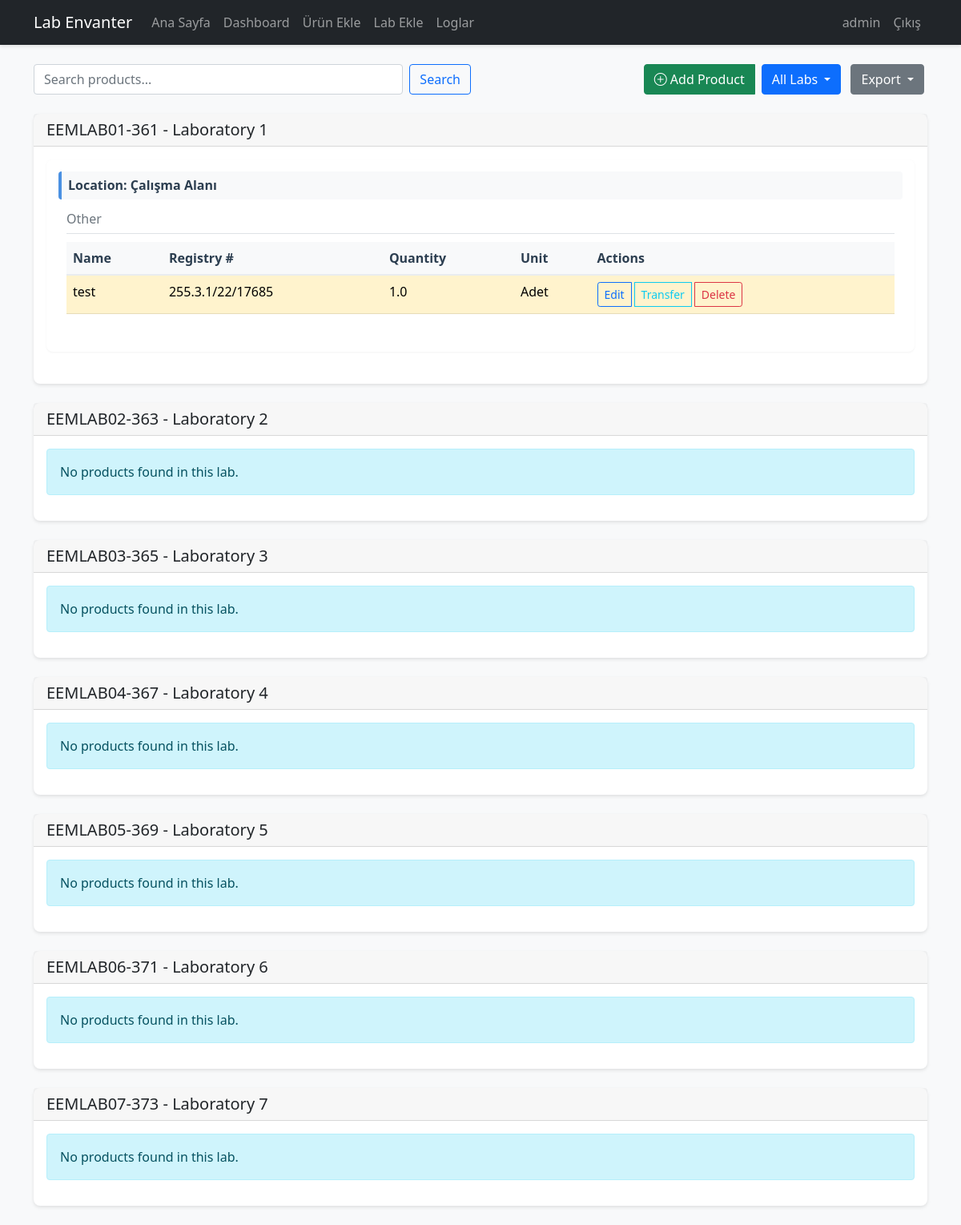
The page /dashboard (signed in) on the database as committed earlier.
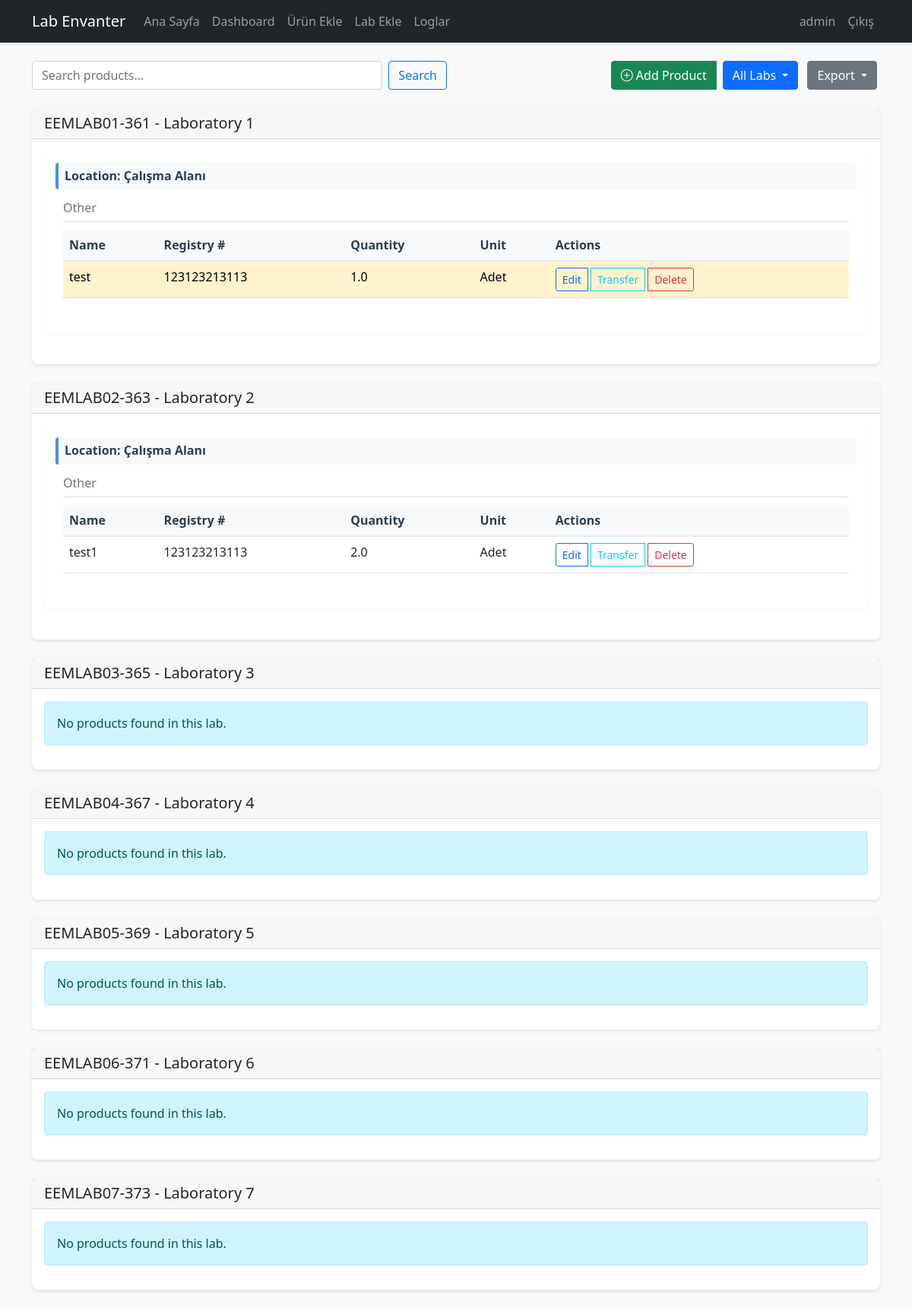
The same page on the database as committed later.
### app/models/lab.py (models this page shows)
class Lab(db.Model):
    id = db.Column(db.Integer, primary_key=True)
    code = db.Column(db.String(20), unique=True, nullable=False)
    name = db.Column(db.String(100), unique=True, nullable=False)
    description = db.Column(db.Text)
    location = db.Column(db.String(200))
    max_cabinets = db.Column(db.Integer, nullable=False, default=8)
    products = db.relationship('Product', backref='lab', lazy='dynamic')
    PREDEFINED_LABS = [
        ('EEMLAB01-361', 'EEMLAB01-361', 'Laboratory 1', 8),
        ('EEMLAB02-363', 'EEMLAB02-363', 'Laboratory 2', 8),
        ('EEMLAB03-365', 'EEMLAB03-365', 'Laboratory 3', 8),
        ('EEMLAB04-367', 'EEMLAB04-367', 'Laboratory 4', 8),
        ('EEMLAB05-369', 'EEMLAB05-369', 'Laboratory 5', 8),
        ('EEMLAB06-371', 'EEMLAB06-371', 'Laboratory 6', 8),
        ('EEMLAB07-373', 'EEMLAB07-373', 'Laboratory 7', 8),
    ]
    @classmethod
    def get_predefined_labs(cls):
        for code,name,desc,maxc in cls.PREDEFINED_LABS:
            lab = cls.query.filter_by(code=code).first()
            if not lab:
                lab = cls(code=code, name=name, description=desc, max_cabinets=maxc)
                db.session.add(lab)
        db.session.commit()
        return cls.query.filter(cls.code.in_([c for c,_,_,_ in cls.PREDEFINED_LABS])).all()

### app/models/product.py (models this page shows, shortened)
class Product(db.Model):
    __tablename__ = 'product'
    id = db.Column(db.Integer, primary_key=True)
    name = db.Column(db.String(200), nullable=False)
    registry_number = db.Column(db.String(50), nullable=False, index=True)
    quantity = db.Column(db.Integer, nullable=False, default=0)
    unit = db.Column(db.String(20), nullable=False)
    minimum_quantity = db.Column(db.Integer, default=0)
    location_type = db.Column(db.String(20), nullable=False)
    location_number = db.Column(db.String(20))
    location_position = db.Column(db.String(10))
    notes = db.Column(db.Text)
    created_at = db.Column(db.DateTime, default=datetime.utcnow)
    updated_at = db.Column(db.DateTime, default=datetime.utcnow, onupdate=datetime.utcnow)
    __mapper_args__ = {
        'version_id_col': db.Column('version_id', db.Integer, nullable=False, default=0)
    }
    lab_id = db.Column(db.Integer, db.ForeignKey('lab.id'), nullable=False)
    __table_args__ = (
        db.UniqueConstraint('registry_number', 'lab_id', name='unique_registry_per_lab'),
    )
    def get_location_display(self):
        if self.location_type=='workspace':
            return "Çalışma Alanı"
        pos_text='Üst' if self.location_position=='upper' else 'Alt'
        return f"Dolap No: {self.location_number} - {pos_text}"
    @staticmethod
    def get_category_from_name(name):
        name = name.lower()
        categories = {
            'resistor': ['resistor', 'direnc', 'resistance'],
            'capacitor': ['capacitor', 'kondansator', 'capacitance'],
            'transistor': ['transistor', 'bjt', 'mosfet', 'fet'],
            'ic': ['ic', 'integrated circuit', 'chip', 'mcu', 'microcontroller'],
            'sensor': ['sensor', 'detector', 'transducer'],
            'connector': ['connector', 'socket', 'header', 'terminal'],
            'passive': ['inductor', 'crystal', 'oscillator', 'transformer'],
            'power': ['power supply', 'battery', 'voltage regulator', 'converter'],
            'display': ['lcd', 'led', 'display', 'indicator'],
            'mechanical': ['switch', 'button', 'relay', 'enclosure', 'case', 'heatsink']
        }
        for category, keywords in categories.items():
            if any(keyword in name for keyword in keywords):
                return category
        return 'other'
    @classmethod
    def get_sorted_products(cls, lab_id):
        products = cls.query.filter_by(lab_id=lab_id)\
            .options(joinedload(cls.lab))\
            .order_by(
                text("CASE WHEN location_type = 'workspace' THEN 0 ELSE 1 END"),
                cls.location_number.nullslast(),
                cls.location_position.nullslast(),
                cls.name
            ).all()
        location_groups = {}
        for product in products:
            location_key = (
                product.location_type,
                product.location_number or '',
                product.location_position or ''
            )
            if location_key not in location_groups:
                location_groups[location_key] = []
            location_groups[location_key].append(product)
        sorted_locations = sorted(location_groups.keys(), key=lambda x: (
            0 if x[0] == 'workspace' else 1,
            x[1],
            x[2]
        ))
        result = []
        for location in sorted_locations:
            products = location_groups[location]
            category_groups = {}
            for product in products:
                category = cls.get_category_from_name(product.name)
                if category not in category_groups:
                    category_groups[category] = []
                category_groups[category].append(product)
            for products in category_groups.values():
                products.sort(key=lambda x: x.name)
            result.append({
                'location': location,
                'location_display': products[0].get_location_display(),
                'categories': category_groups
            })
        return result

### app/main/routes.py (the view, shortened to what this page needs)
@bp.route('/dashboard')
@login_required
def dashboard():
    all_labs = Lab.get_predefined_labs()
    selected_lab_code = request.args.get('lab', 'all')
    if selected_lab_code == 'all':
        labs_to_show = all_labs
    lab_products = {}
    for lab in labs_to_show:
        lab_products[lab.id] = Product.get_sorted_products(lab.id)
    return render_template(
        'main/dashboard.html',
        title='Dashboard',
        labs=labs_to_show,
        all_labs=all_labs,
        selected_lab_code=selected_lab_code,
        lab_products=lab_products
    )

### app/models/user.py (called while the page is built)
    def is_editor(self):
        return self.role in ['admin', 'editor']

### app/templates/main/dashboard.html (shortened to what the changed rows need)
{% extends "base.html" %}
{% block content %}
<div class="container mt-4">
    {% for lab in labs %}
    <div class="card mb-4">
        <div class="card-header d-flex justify-content-between align-items-center">
            <h2 class="h5 mb-0">{{ lab.code }} - {{ lab.description }}</h2>
        </div>
        <div class="card-body">
            {% set sorted_products = lab_products[lab.id] %}
            {% if sorted_products %}
                {% for location_group in sorted_products %}
                    <div class="location-section mb-4">
                        <h3 class="h6 bg-light p-2 rounded">Location: {{ location_group.location_display }}</h3>
                        {% for category, products in location_group.categories.items() %}
                            <div class="category-section mb-3">
                                <h4 class="h6 text-muted border-bottom pb-2">{{ category|title }}</h4>
                                <div class="table-responsive">
                                    <table class="table table-hover">
                                        <thead>
                                            <tr>
                                                <th>Name</th>
                                                <th>Registry #</th>
                                                <th>Quantity</th>
                                                <th>Unit</th>
                                                <th>Actions</th>
                                            </tr>
                                        </thead>
                                        <tbody>
                                            {% for product in products %}
                                            <tr {% if product.quantity <= product.minimum_quantity %}class="table-warning"{% endif %}>
                                                <td>{{ product.name }}</td>
                                                <td>{{ product.registry_number }}</td>
                                                <td>{{ product.quantity }}</td>
                                                <td>{{ product.unit }}</td>
                                                <td>
                                                    <div class="btn-group">
                                                        <a href="{{ url_for('main.edit_product', id=product.id) }}"
                                                           class="btn btn-sm btn-outline-primary">Edit</a>
                                                        {% if current_user.is_editor() %}
                                                        <a href="{{ url_for('main.transfer_product', product_id=product.id) }}"
                                                           class="btn btn-sm btn-outline-info">Transfer</a>
                                                        {% endif %}
                                                        {% if current_user.role == 'admin' %}
                                                        <button type="button" class="btn btn-sm btn-outline-danger"
                                                                data-bs-toggle="modal" data-bs-target="#deleteModal{{ product.id }}">
                                                            Delete
                                                        </button>
                                                        {% endif %}
                                                    </div>
                                                </td>
                                            </tr>
                                            {% endfor %}
                                        </tbody>
                                    </table>
                                </div>
                            </div>
                        {% endfor %}
                    </div>
                {% endfor %}
            {% else %}
                <div class="alert alert-info">No products found in this lab.</div>
            {% endif %}
        </div>
    </div>
    {% endfor %}
</div>
{% endblock %}

Rows that differ between the two databases and show on the page:
changed Product "test": registry_number "255.3.1/22/17685" → "123123213113"
shown differently, row unchanged: Lab "EEMLAB02-363": no longer shows "No products found in this lab."
added Product: name "test1", registry_number "123123213113", quantity "2.0", unit "Adet", shown under Lab "EEMLAB02-363"
Other text that changed with them:
new list line: "Location: Çalışma Alanı Other Name Registry # Quantity Unit Actions"
